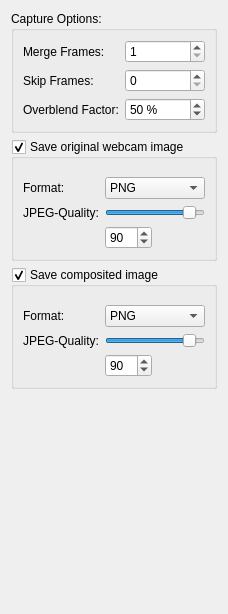
     <widget class="QWidget" name="captureTab">
      <attribute name="title">
       <string>Capture</string>
      </attribute>
      <layout class="QVBoxLayout" name="verticalLayout_7">
       <item>
        <widget class="QGroupBox" name="groupBox">
         <property name="title">
          <string>Capture Options:</string>
         </property>
         <layout class="QVBoxLayout" name="verticalLayout_6">
          <item>
           <layout class="QFormLayout" name="formLayout_4">
            <property name="topMargin">
             <number>0</number>
            </property>
            <item row="0" column="0">
             <widget class="QLabel" name="label_9">
              <property name="text">
               <string>Merge Frames:</string>
              </property>
             </widget>
            </item>
            <item row="0" column="1">
             <widget class="QSpinBox" name="mergeFrames">
              <property name="minimum">
               <number>1</number>
              </property>
              <property name="maximum">
               <number>100</number>
              </property>
             </widget>
            </item>
            <item row="1" column="0">
             <widget class="QLabel" name="label_12">
              <property name="text">
               <string>Skip Frames:</string>
              </property>
             </widget>
            </item>
            <item row="1" column="1">
             <widget class="QSpinBox" name="skipFrames">
              <property name="minimum">
               <number>0</number>
              </property>
              <property name="maximum">
               <number>10</number>
              </property>
              <property name="value">
               <number>0</number>
              </property>
             </widget>
            </item>
            <item row="2" column="0">
             <widget class="QLabel" name="label_21">
              <property name="text">
               <string>Overblend Factor:</string>
              </property>
             </widget>
            </item>
            <item row="2" column="1">
             <widget class="QSpinBox" name="overblendFactor">
              <property name="suffix">
               <string> %</string>
              </property>
              <property name="prefix">
               <string/>
              </property>
              <property name="minimum">
               <number>1</number>
              </property>
              <property name="maximum">
               <number>100</number>
              </property>
              <property name="value">
               <number>50</number>
              </property>
             </widget>
            </item>
           </layout>
          </item>
         </layout>
        </widget>
       </item>
       <item>
        <widget class="QGroupBox" name="saveCamShot">
         <property name="title">
          <string>Save original webcam image</string>
         </property>
         <property name="checkable">
          <bool>true</bool>
         </property>
         <layout class="QVBoxLayout" name="verticalLayout_8">
          <item>
           <layout class="QFormLayout" name="formLayout_5">
            <property name="topMargin">
             <number>9</number>
            </property>
            <item row="0" column="0">
             <widget class="QLabel" name="label_15">
              <property name="text">
               <string>Format:</string>
              </property>
             </widget>
            </item>
            <item row="0" column="1">
             <widget class="QComboBox" name="imageFormat">
              <item>
               <property name="text">
                <string>PNG</string>
               </property>
              </item>
              <item>
               <property name="text">
                <string>BMP</string>
               </property>
              </item>
              <item>
               <property name="text">
                <string>JPEG</string>
               </property>
              </item>
             </widget>
            </item>
            <item row="1" column="0">
             <widget class="QLabel" name="label_16">
              <property name="text">
               <string>JPEG-Quality:</string>
              </property>
             </widget>
            </item>
            <item row="1" column="1">
             <widget class="QSlider" name="jpegQualitySlider">
              <property name="minimumSize">
               <size>
                <width>100</width>
                <height>0</height>
               </size>
              </property>
              <property name="maximumSize">
               <size>
                <width>100</width>
                <height>16777215</height>
               </size>
              </property>
              <property name="minimum">
               <number>0</number>
              </property>
              <property name="maximum">
               <number>100</number>
              </property>
              <property name="value">
               <number>90</number>
              </property>
              <property name="orientation">
               <enum>Qt::Horizontal</enum>
              </property>
              <property name="invertedAppearance">
               <bool>false</bool>
              </property>
              <property name="invertedControls">
               <bool>false</bool>
              </property>
             </widget>
            </item>
            <item row="2" column="1">
             <layout class="QHBoxLayout" name="horizontalLayout_3">
              <property name="topMargin">
               <number>0</number>
              </property>
              <item>
               <widget class="QSpinBox" name="jpegQualitySpinBox">
                <property name="maximum">
                 <number>100</number>
                </property>
                <property name="value">
                 <number>90</number>
                </property>
               </widget>
              </item>
              <item>
               <spacer name="horizontalSpacer_3">
                <property name="orientation">
                 <enum>Qt::Horizontal</enum>
                </property>
                <property name="sizeHint" stdset="0">
                 <size>
                  <width>40</width>
                  <height>20</height>
                 </size>
                </property>
               </spacer>
              </item>
             </layout>
            </item>
           </layout>
          </item>
         </layout>
        </widget>
       </item>
       <item>
        <widget class="QGroupBox" name="saveCompositedImage">
         <property name="title">
          <string>Save composited image</string>
         </property>
         <property name="checkable">
          <bool>true</bool>
         </property>
         <layout class="QVBoxLayout" name="verticalLayout_11">
          <item>
           <layout class="QFormLayout" name="formLayout_6">
            <property name="topMargin">
             <number>9</number>
            </property>
            <item row="0" column="0">
             <widget class="QLabel" name="label_26">
              <property name="text">
               <string>Format:</string>
              </property>
             </widget>
            </item>
            <item row="1" column="0">
             <widget class="QLabel" name="label_27">
              <property name="text">
               <string>JPEG-Quality:</string>
              </property>
             </widget>
            </item>
            <item row="0" column="1">
             <widget class="QComboBox" name="imageFormatComp">
              <item>
               <property name="text">
                <string>PNG</string>
               </property>
              </item>
              <item>
               <property name="text">
                <string>BMP</string>
               </property>
              </item>
              <item>
               <property name="text">
                <string>JPEG</string>
               </property>
              </item>
             </widget>
            </item>
            <item row="1" column="1">
             <widget class="QSlider" name="jpegQualitySliderComp">
              <property name="minimumSize">
               <size>
                <width>100</width>
                <height>0</height>
               </size>
              </property>
              <property name="maximumSize">
               <size>
                <width>100</width>
                <height>16777215</height>
               </size>
              </property>
              <property name="minimum">
               <number>0</number>
              </property>
              <property name="maximum">
               <number>100</number>
              </property>
              <property name="value">
               <number>90</number>
              </property>
              <property name="orientation">
               <enum>Qt::Horizontal</enum>
              </property>
              <property name="invertedAppearance">
               <bool>false</bool>
              </property>
              <property name="invertedControls">
               <bool>false</bool>
              </property>
             </widget>
            </item>
            <item row="2" column="1">
             <layout class="QHBoxLayout" name="horizontalLayout_9">
              <property name="topMargin">
               <number>0</number>
              </property>
              <item>
               <widget class="QSpinBox" name="jpegQualitySpinBoxComp">
                <property name="maximum">
                 <number>100</number>
                </property>
                <property name="value">
                 <number>90</number>
                </property>
               </widget>
              </item>
              <item>
               <spacer name="horizontalSpacer_5">
                <property name="orientation">
                 <enum>Qt::Horizontal</enum>
                </property>
                <property name="sizeHint" stdset="0">
                 <size>
                  <width>40</width>
                  <height>20</height>
                 </size>
                </property>
               </spacer>
              </item>
             </layout>
            </item>
           </layout>
          </item>
         </layout>
        </widget>
       </item>
       <item>
        <spacer name="verticalSpacer_3">
         <property name="orientation">
          <enum>Qt::Vertical</enum>
         </property>
         <property name="sizeHint" stdset="0">
          <size>
           <width>20</width>
           <height>214</height>
          </size>
         </property>
        </spacer>
       </item>
      </layout>
     </widget>
